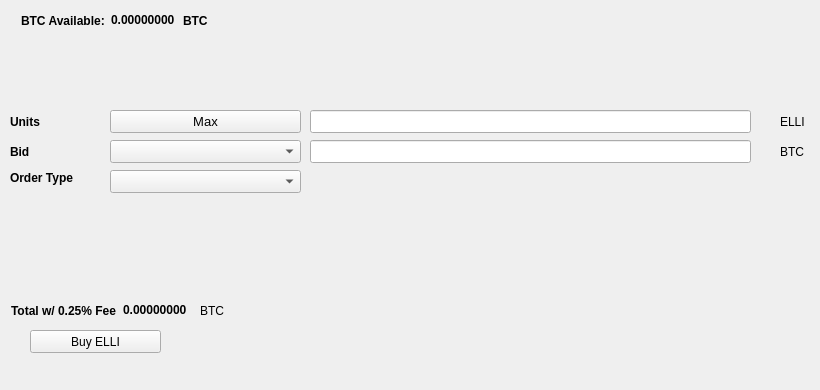
   <widget class="QWidget" name="BuyTab">
    <attribute name="title">
     <string>Buy</string>
    </attribute>
    <widget class="QPushButton" name="BuyELLI">
     <property name="geometry">
      <rect>
       <x>30</x>
       <y>330</y>
       <width>131</width>
       <height>23</height>
      </rect>
     </property>
     <property name="text">
      <string>Buy ELLI</string>
     </property>
     <property name="icon">
      <iconset resource="../elli.qrc">
       <normaloff>:/icons/bitcoin</normaloff>:/icons/bitcoin</iconset>
     </property>
    </widget>
    <widget class="QLabel" name="label_3">
     <property name="geometry">
      <rect>
       <x>10</x>
       <y>110</y>
       <width>46</width>
       <height>23</height>
      </rect>
     </property>
     <property name="font">
      <font>
       <weight>75</weight>
       <bold>true</bold>
      </font>
     </property>
     <property name="text">
      <string>Units</string>
     </property>
    </widget>
    <widget class="QLineEdit" name="UnitsInput">
     <property name="geometry">
      <rect>
       <x>310</x>
       <y>110</y>
       <width>441</width>
       <height>23</height>
      </rect>
     </property>
     <property name="font">
      <font>
       <pointsize>9</pointsize>
       <weight>75</weight>
       <bold>true</bold>
      </font>
     </property>
    </widget>
    <widget class="QLineEdit" name="BuyBidPriceEdit">
     <property name="geometry">
      <rect>
       <x>310</x>
       <y>140</y>
       <width>441</width>
       <height>23</height>
      </rect>
     </property>
     <property name="font">
      <font>
       <pointsize>9</pointsize>
       <weight>75</weight>
       <bold>true</bold>
      </font>
     </property>
    </widget>
    <widget class="QLabel" name="label_4">
     <property name="geometry">
      <rect>
       <x>780</x>
       <y>110</y>
       <width>31</width>
       <height>23</height>
      </rect>
     </property>
     <property name="text">
      <string>ELLI</string>
     </property>
    </widget>
    <widget class="QLabel" name="label_5">
     <property name="geometry">
      <rect>
       <x>780</x>
       <y>140</y>
       <width>31</width>
       <height>23</height>
      </rect>
     </property>
     <property name="text">
      <string>BTC</string>
     </property>
    </widget>
    <widget class="QLabel" name="label_6">
     <property name="geometry">
      <rect>
       <x>10</x>
       <y>140</y>
       <width>46</width>
       <height>23</height>
      </rect>
     </property>
     <property name="font">
      <font>
       <weight>75</weight>
       <bold>true</bold>
      </font>
     </property>
     <property name="text">
      <string>Bid</string>
     </property>
    </widget>
    <widget class="QLabel" name="label_7">
     <property name="geometry">
      <rect>
       <x>10</x>
       <y>170</y>
       <width>91</width>
       <height>16</height>
      </rect>
     </property>
     <property name="font">
      <font>
       <weight>75</weight>
       <bold>true</bold>
      </font>
     </property>
     <property name="text">
      <string>Order Type</string>
     </property>
    </widget>
    <widget class="QPushButton" name="Buy_Max_Amount">
     <property name="geometry">
      <rect>
       <x>110</x>
       <y>110</y>
       <width>191</width>
       <height>23</height>
      </rect>
     </property>
     <property name="font">
      <font>
       <pointsize>10</pointsize>
      </font>
     </property>
     <property name="text">
      <string>Max</string>
     </property>
    </widget>
    <widget class="QComboBox" name="BuyBidcomboBox">
     <property name="geometry">
      <rect>
       <x>110</x>
       <y>140</y>
       <width>191</width>
       <height>23</height>
      </rect>
     </property>
     <property name="font">
      <font>
       <pointsize>10</pointsize>
      </font>
     </property>
    </widget>
    <widget class="QComboBox" name="buyOrdertypeCombo">
     <property name="geometry">
      <rect>
       <x>110</x>
       <y>170</y>
       <width>191</width>
       <height>23</height>
      </rect>
     </property>
     <property name="font">
      <font>
       <pointsize>10</pointsize>
      </font>
     </property>
    </widget>
    <widget class="QWidget" name="layoutWidget1">
     <property name="geometry">
      <rect>
       <x>21</x>
       <y>11</y>
       <width>227</width>
       <height>19</height>
      </rect>
     </property>
     <layout class="QHBoxLayout" name="horizontalLayout_3">
      <item>
       <widget class="QLabel" name="label232">
        <property name="font">
         <font>
          <weight>75</weight>
          <bold>true</bold>
         </font>
        </property>
        <property name="text">
         <string>BTC Available:</string>
        </property>
       </widget>
      </item>
      <item>
       <widget class="QLabel" name="BtcAvailableLbl">
        <property name="palette">
         <palette>
          <active>
           <colorrole role="WindowText">
            <brush brushstyle="SolidPattern">
             <color alpha="255">
              <red>0</red>
              <green>0</green>
              <blue>0</blue>
             </color>
            </brush>
           </colorrole>
           <colorrole role="Button">
            <brush brushstyle="SolidPattern">
             <color alpha="255">
              <red>0</red>
              <green>170</green>
              <blue>0</blue>
             </color>
            </brush>
           </colorrole>
           <colorrole role="Light">
            <brush brushstyle="SolidPattern">
             <color alpha="255">
              <red>0</red>
              <green>255</green>
              <blue>0</blue>
             </color>
            </brush>
           </colorrole>
           <colorrole role="Midlight">
            <brush brushstyle="SolidPattern">
             <color alpha="255">
              <red>0</red>
              <green>212</green>
              <blue>0</blue>
             </color>
            </brush>
           </colorrole>
           <colorrole role="Dark">
            <brush brushstyle="SolidPattern">
             <color alpha="255">
              <red>0</red>
              <green>85</green>
              <blue>0</blue>
             </color>
            </brush>
           </colorrole>
           <colorrole role="Mid">
            <brush brushstyle="SolidPattern">
             <color alpha="255">
              <red>0</red>
              <green>113</green>
              <blue>0</blue>
             </color>
            </brush>
           </colorrole>
           <colorrole role="Text">
            <brush brushstyle="SolidPattern">
             <color alpha="255">
              <red>0</red>
              <green>170</green>
              <blue>0</blue>
             </color>
            </brush>
           </colorrole>
           <colorrole role="BrightText">
            <brush brushstyle="SolidPattern">
             <color alpha="255">
              <red>255</red>
              <green>255</green>
              <blue>255</blue>
             </color>
            </brush>
           </colorrole>
           <colorrole role="ButtonText">
            <brush brushstyle="SolidPattern">
             <color alpha="255">
              <red>0</red>
              <green>0</green>
              <blue>0</blue>
             </color>
            </brush>
           </colorrole>
           <colorrole role="Base">
            <brush brushstyle="SolidPattern">
             <color alpha="255">
              <red>255</red>
              <green>255</green>
              <blue>255</blue>
             </color>
            </brush>
           </colorrole>
           <colorrole role="Window">
            <brush brushstyle="SolidPattern">
             <color alpha="255">
              <red>0</red>
              <green>170</green>
              <blue>0</blue>
             </color>
            </brush>
           </colorrole>
           <colorrole role="Shadow">
            <brush brushstyle="SolidPattern">
             <color alpha="255">
              <red>0</red>
              <green>0</green>
              <blue>0</blue>
             </color>
            </brush>
           </colorrole>
           <colorrole role="AlternateBase">
            <brush brushstyle="SolidPattern">
             <color alpha="255">
              <red>127</red>
              <green>212</green>
              <blue>127</blue>
             </color>
            </brush>
           </colorrole>
           <colorrole role="ToolTipBase">
            <brush brushstyle="SolidPattern">
             <color alpha="255">
              <red>255</red>
              <green>255</green>
              <blue>220</blue>
             </color>
            </brush>
           </colorrole>
           <colorrole role="ToolTipText">
            <brush brushstyle="SolidPattern">
             <color alpha="255">
              <red>0</red>
              <green>0</green>
              <blue>0</blue>
             </color>
            </brush>
           </colorrole>
          </active>
          <inactive>
           <colorrole role="WindowText">
            <brush brushstyle="SolidPattern">
             <color alpha="255">
              <red>0</red>
              <green>0</green>
              <blue>0</blue>
             </color>
            </brush>
           </colorrole>
           <colorrole role="Button">
            <brush brushstyle="SolidPattern">
             <color alpha="255">
              <red>0</red>
              <green>170</green>
              <blue>0</blue>
             </color>
            </brush>
           </colorrole>
           <colorrole role="Light">
            <brush brushstyle="SolidPattern">
             <color alpha="255">
              <red>0</red>
              <green>255</green>
              <blue>0</blue>
             </color>
            </brush>
           </colorrole>
           <colorrole role="Midlight">
            <brush brushstyle="SolidPattern">
             <color alpha="255">
              <red>0</red>
              <green>212</green>
              <blue>0</blue>
             </color>
            </brush>
           </colorrole>
           <colorrole role="Dark">
            <brush brushstyle="SolidPattern">
             <color alpha="255">
              <red>0</red>
              <green>85</green>
              <blue>0</blue>
             </color>
            </brush>
           </colorrole>
           <colorrole role="Mid">
            <brush brushstyle="SolidPattern">
             <color alpha="255">
              <red>0</red>
              <green>113</green>
              <blue>0</blue>
             </color>
            </brush>
           </colorrole>
           <colorrole role="Text">
            <brush brushstyle="SolidPattern">
             <color alpha="255">
              <red>0</red>
              <green>170</green>
              <blue>0</blue>
             </color>
            </brush>
           </colorrole>
           <colorrole role="BrightText">
            <brush brushstyle="SolidPattern">
             <color alpha="255">
              <red>255</red>
              <green>255</green>
              <blue>255</blue>
             </color>
            </brush>
           </colorrole>
           <colorrole role="ButtonText">
            <brush brushstyle="SolidPattern">
             <color alpha="255">
              <red>0</red>
              <green>0</green>
              <blue>0</blue>
             </color>
            </brush>
           </colorrole>
           <colorrole role="Base">
            <brush brushstyle="SolidPattern">
             <color alpha="255">
              <red>255</red>
              <green>255</green>
              <blue>255</blue>
             </color>
            </brush>
           </colorrole>
           <colorrole role="Window">
            <brush brushstyle="SolidPattern">
             <color alpha="255">
              <red>0</red>
              <green>170</green>
              <blue>0</blue>
             </color>
            </brush>
           </colorrole>
           <colorrole role="Shadow">
            <brush brushstyle="SolidPattern">
             <color alpha="255">
              <red>0</red>
              <green>0</green>
              <blue>0</blue>
             </color>
            </brush>
           </colorrole>
           <colorrole role="AlternateBase">
            <brush brushstyle="SolidPattern">
             <color alpha="255">
              <red>127</red>
              <green>212</green>
              <blue>127</blue>
             </color>
            </brush>
           </colorrole>
           <colorrole role="ToolTipBase">
            <brush brushstyle="SolidPattern">
             <color alpha="255">
              <red>255</red>
              <green>255</green>
              <blue>220</blue>
             </color>
            </brush>
           </colorrole>
           <colorrole role="ToolTipText">
            <brush brushstyle="SolidPattern">
             <color alpha="255">
              <red>0</red>
              <green>0</green>
              <blue>0</blue>
             </color>
            </brush>
           </colorrole>
          </inactive>
          <disabled>
           <colorrole role="WindowText">
            <brush brushstyle="SolidPattern">
             <color alpha="255">
              <red>0</red>
              <green>85</green>
              <blue>0</blue>
             </color>
            </brush>
           </colorrole>
           <colorrole role="Button">
            <brush brushstyle="SolidPattern">
             <color alpha="255">
              <red>0</red>
              <green>170</green>
              <blue>0</blue>
             </color>
            </brush>
           </colorrole>
           <colorrole role="Light">
            <brush brushstyle="SolidPattern">
             <color alpha="255">
              <red>0</red>
              <green>255</green>
              <blue>0</blue>
             </color>
            </brush>
           </colorrole>
           <colorrole role="Midlight">
            <brush brushstyle="SolidPattern">
             <color alpha="255">
              <red>0</red>
              <green>212</green>
              <blue>0</blue>
             </color>
            </brush>
           </colorrole>
           <colorrole role="Dark">
            <brush brushstyle="SolidPattern">
             <color alpha="255">
              <red>0</red>
              <green>85</green>
              <blue>0</blue>
             </color>
            </brush>
           </colorrole>
           <colorrole role="Mid">
            <brush brushstyle="SolidPattern">
             <color alpha="255">
              <red>0</red>
              <green>113</green>
              <blue>0</blue>
             </color>
            </brush>
           </colorrole>
           <colorrole role="Text">
            <brush brushstyle="SolidPattern">
             <color alpha="255">
              <red>0</red>
              <green>85</green>
              <blue>0</blue>
             </color>
            </brush>
           </colorrole>
           <colorrole role="BrightText">
            <brush brushstyle="SolidPattern">
             <color alpha="255">
              <red>255</red>
              <green>255</green>
              <blue>255</blue>
             </color>
            </brush>
           </colorrole>
           <colorrole role="ButtonText">
            <brush brushstyle="SolidPattern">
             <color alpha="255">
              <red>0</red>
              <green>85</green>
              <blue>0</blue>
             </color>
            </brush>
           </colorrole>
           <colorrole role="Base">
            <brush brushstyle="SolidPattern">
             <color alpha="255">
              <red>0</red>
              <green>170</green>
              <blue>0</blue>
             </color>
            </brush>
           </colorrole>
           <colorrole role="Window">
            <brush brushstyle="SolidPattern">
             <color alpha="255">
              <red>0</red>
              <green>170</green>
              <blue>0</blue>
             </color>
            </brush>
           </colorrole>
           <colorrole role="Shadow">
            <brush brushstyle="SolidPattern">
             <color alpha="255">
              <red>0</red>
              <green>0</green>
              <blue>0</blue>
             </color>
            </brush>
           </colorrole>
           <colorrole role="AlternateBase">
            <brush brushstyle="SolidPattern">
             <color alpha="255">
              <red>0</red>
              <green>170</green>
              <blue>0</blue>
             </color>
            </brush>
           </colorrole>
           <colorrole role="ToolTipBase">
            <brush brushstyle="SolidPattern">
             <color alpha="255">
              <red>255</red>
              <green>255</green>
              <blue>220</blue>
             </color>
            </brush>
           </colorrole>
           <colorrole role="ToolTipText">
            <brush brushstyle="SolidPattern">
             <color alpha="255">
              <red>0</red>
              <green>0</green>
              <blue>0</blue>
             </color>
            </brush>
           </colorrole>
          </disabled>
         </palette>
        </property>
        <property name="font">
         <font>
          <weight>75</weight>
          <bold>true</bold>
         </font>
        </property>
        <property name="text">
         <string>0.00000000</string>
        </property>
        <property name="textInteractionFlags">
         <set>Qt::LinksAccessibleByMouse|Qt::TextSelectableByKeyboard|Qt::TextSelectableByMouse</set>
        </property>
       </widget>
      </item>
      <item>
       <widget class="QLabel" name="BtcAvailableLbl_2">
        <property name="font">
         <font>
          <weight>75</weight>
          <bold>true</bold>
         </font>
        </property>
        <property name="text">
         <string>BTC</string>
        </property>
       </widget>
      </item>
     </layout>
    </widget>
    <widget class="QWidget" name="layoutWidge2">
     <property name="geometry">
      <rect>
       <x>11</x>
       <y>301</y>
       <width>259</width>
       <height>19</height>
      </rect>
     </property>
     <layout class="QHBoxLayout" name="horizontalLayout_4">
      <item>
       <widget class="QLabel" name="label_9">
        <property name="font">
         <font>
          <weight>75</weight>
          <bold>true</bold>
         </font>
        </property>
        <property name="text">
         <string>Total w/ 0.25% Fee</string>
        </property>
       </widget>
      </item>
      <item>
       <widget class="QLabel" name="BuyCostLabel">
        <property name="palette">
         <palette>
          <active>
           <colorrole role="WindowText">
            <brush brushstyle="SolidPattern">
             <color alpha="255">
              <red>0</red>
              <green>0</green>
              <blue>0</blue>
             </color>
            </brush>
           </colorrole>
           <colorrole role="Button">
            <brush brushstyle="SolidPattern">
             <color alpha="255">
              <red>0</red>
              <green>170</green>
              <blue>0</blue>
             </color>
            </brush>
           </colorrole>
           <colorrole role="Light">
            <brush brushstyle="SolidPattern">
             <color alpha="255">
              <red>0</red>
              <green>255</green>
              <blue>0</blue>
             </color>
            </brush>
           </colorrole>
           <colorrole role="Midlight">
            <brush brushstyle="SolidPattern">
             <color alpha="255">
              <red>0</red>
              <green>212</green>
              <blue>0</blue>
             </color>
            </brush>
           </colorrole>
           <colorrole role="Dark">
            <brush brushstyle="SolidPattern">
             <color alpha="255">
              <red>0</red>
              <green>85</green>
              <blue>0</blue>
             </color>
            </brush>
           </colorrole>
           <colorrole role="Mid">
            <brush brushstyle="SolidPattern">
             <color alpha="255">
              <red>0</red>
              <green>113</green>
              <blue>0</blue>
             </color>
            </brush>
           </colorrole>
           <colorrole role="Text">
            <brush brushstyle="SolidPattern">
             <color alpha="255">
              <red>0</red>
              <green>170</green>
              <blue>0</blue>
             </color>
            </brush>
           </colorrole>
           <colorrole role="BrightText">
            <brush brushstyle="SolidPattern">
             <color alpha="255">
              <red>255</red>
              <green>255</green>
              <blue>255</blue>
             </color>
            </brush>
           </colorrole>
           <colorrole role="ButtonText">
            <brush brushstyle="SolidPattern">
             <color alpha="255">
              <red>0</red>
              <green>0</green>
              <blue>0</blue>
             </color>
            </brush>
           </colorrole>
           <colorrole role="Base">
            <brush brushstyle="SolidPattern">
             <color alpha="255">
              <red>255</red>
              <green>255</green>
              <blue>255</blue>
             </color>
            </brush>
           </colorrole>
           <colorrole role="Window">
            <brush brushstyle="SolidPattern">
             <color alpha="255">
              <red>0</red>
              <green>170</green>
              <blue>0</blue>
             </color>
            </brush>
           </colorrole>
           <colorrole role="Shadow">
            <brush brushstyle="SolidPattern">
             <color alpha="255">
              <red>0</red>
              <green>0</green>
              <blue>0</blue>
             </color>
            </brush>
           </colorrole>
           <colorrole role="AlternateBase">
            <brush brushstyle="SolidPattern">
             <color alpha="255">
              <red>127</red>
              <green>212</green>
              <blue>127</blue>
             </color>
            </brush>
           </colorrole>
           <colorrole role="ToolTipBase">
            <brush brushstyle="SolidPattern">
             <color alpha="255">
              <red>255</red>
              <green>255</green>
              <blue>220</blue>
             </color>
            </brush>
           </colorrole>
           <colorrole role="ToolTipText">
            <brush brushstyle="SolidPattern">
             <color alpha="255">
              <red>0</red>
              <green>0</green>
              <blue>0</blue>
             </color>
            </brush>
           </colorrole>
          </active>
          <inactive>
           <colorrole role="WindowText">
            <brush brushstyle="SolidPattern">
             <color alpha="255">
              <red>0</red>
              <green>0</green>
              <blue>0</blue>
             </color>
            </brush>
           </colorrole>
           <colorrole role="Button">
            <brush brushstyle="SolidPattern">
             <color alpha="255">
              <red>0</red>
              <green>170</green>
              <blue>0</blue>
             </color>
            </brush>
           </colorrole>
           <colorrole role="Light">
            <brush brushstyle="SolidPattern">
             <color alpha="255">
              <red>0</red>
              <green>255</green>
              <blue>0</blue>
             </color>
            </brush>
           </colorrole>
           <colorrole role="Midlight">
            <brush brushstyle="SolidPattern">
             <color alpha="255">
              <red>0</red>
              <green>212</green>
              <blue>0</blue>
             </color>
            </brush>
           </colorrole>
           <colorrole role="Dark">
            <brush brushstyle="SolidPattern">
             <color alpha="255">
              <red>0</red>
              <green>85</green>
              <blue>0</blue>
             </color>
            </brush>
           </colorrole>
           <colorrole role="Mid">
            <brush brushstyle="SolidPattern">
             <color alpha="255">
              <red>0</red>
              <green>113</green>
              <blue>0</blue>
             </color>
            </brush>
           </colorrole>
           <colorrole role="Text">
            <brush brushstyle="SolidPattern">
             <color alpha="255">
              <red>0</red>
              <green>170</green>
              <blue>0</blue>
             </color>
            </brush>
           </colorrole>
           <colorrole role="BrightText">
            <brush brushstyle="SolidPattern">
             <color alpha="255">
              <red>255</red>
              <green>255</green>
              <blue>255</blue>
             </color>
            </brush>
           </colorrole>
           <colorrole role="ButtonText">
            <brush brushstyle="SolidPattern">
             <color alpha="255">
              <red>0</red>
              <green>0</green>
              <blue>0</blue>
             </color>
            </brush>
           </colorrole>
           <colorrole role="Base">
            <brush brushstyle="SolidPattern">
             <color alpha="255">
              <red>255</red>
              <green>255</green>
              <blue>255</blue>
             </color>
            </brush>
           </colorrole>
           <colorrole role="Window">
            <brush brushstyle="SolidPattern">
             <color alpha="255">
              <red>0</red>
              <green>170</green>
              <blue>0</blue>
             </color>
            </brush>
           </colorrole>
           <colorrole role="Shadow">
            <brush brushstyle="SolidPattern">
             <color alpha="255">
              <red>0</red>
              <green>0</green>
              <blue>0</blue>
             </color>
            </brush>
           </colorrole>
           <colorrole role="AlternateBase">
            <brush brushstyle="SolidPattern">
             <color alpha="255">
              <red>127</red>
              <green>212</green>
              <blue>127</blue>
             </color>
            </brush>
           </colorrole>
           <colorrole role="ToolTipBase">
            <brush brushstyle="SolidPattern">
             <color alpha="255">
              <red>255</red>
              <green>255</green>
              <blue>220</blue>
             </color>
            </brush>
           </colorrole>
           <colorrole role="ToolTipText">
            <brush brushstyle="SolidPattern">
             <color alpha="255">
              <red>0</red>
              <green>0</green>
              <blue>0</blue>
             </color>
            </brush>
           </colorrole>
          </inactive>
          <disabled>
           <colorrole role="WindowText">
            <brush brushstyle="SolidPattern">
             <color alpha="255">
              <red>0</red>
              <green>85</green>
              <blue>0</blue>
             </color>
            </brush>
           </colorrole>
           <colorrole role="Button">
            <brush brushstyle="SolidPattern">
             <color alpha="255">
              <red>0</red>
              <green>170</green>
              <blue>0</blue>
             </color>
            </brush>
           </colorrole>
           <colorrole role="Light">
            <brush brushstyle="SolidPattern">
             <color alpha="255">
              <red>0</red>
              <green>255</green>
              <blue>0</blue>
             </color>
            </brush>
           </colorrole>
           <colorrole role="Midlight">
            <brush brushstyle="SolidPattern">
             <color alpha="255">
              <red>0</red>
              <green>212</green>
              <blue>0</blue>
             </color>
            </brush>
           </colorrole>
           <colorrole role="Dark">
            <brush brushstyle="SolidPattern">
             <color alpha="255">
              <red>0</red>
              <green>85</green>
              <blue>0</blue>
             </color>
            </brush>
           </colorrole>
           <colorrole role="Mid">
            <brush brushstyle="SolidPattern">
             <color alpha="255">
              <red>0</red>
              <green>113</green>
              <blue>0</blue>
             </color>
            </brush>
           </colorrole>
           <colorrole role="Text">
            <brush brushstyle="SolidPattern">
             <color alpha="255">
              <red>0</red>
              <green>85</green>
              <blue>0</blue>
             </color>
            </brush>
           </colorrole>
           <colorrole role="BrightText">
            <brush brushstyle="SolidPattern">
             <color alpha="255">
              <red>255</red>
              <green>255</green>
              <blue>255</blue>
             </color>
            </brush>
           </colorrole>
           <colorrole role="ButtonText">
            <brush brushstyle="SolidPattern">
             <color alpha="255">
              <red>0</red>
              <green>85</green>
              <blue>0</blue>
             </color>
            </brush>
           </colorrole>
           <colorrole role="Base">
            <brush brushstyle="SolidPattern">
             <color alpha="255">
              <red>0</red>
              <green>170</green>
              <blue>0</blue>
             </color>
            </brush>
           </colorrole>
           <colorrole role="Window">
            <brush brushstyle="SolidPattern">
             <color alpha="255">
              <red>0</red>
              <green>170</green>
              <blue>0</blue>
             </color>
            </brush>
           </colorrole>
           <colorrole role="Shadow">
            <brush brushstyle="SolidPattern">
             <color alpha="255">
              <red>0</red>
              <green>0</green>
              <blue>0</blue>
             </color>
            </brush>
           </colorrole>
           <colorrole role="AlternateBase">
            <brush brushstyle="SolidPattern">
             <color alpha="255">
              <red>0</red>
              <green>170</green>
              <blue>0</blue>
             </color>
            </brush>
           </colorrole>
           <colorrole role="ToolTipBase">
            <brush brushstyle="SolidPattern">
             <color alpha="255">
              <red>255</red>
              <green>255</green>
              <blue>220</blue>
             </color>
            </brush>
           </colorrole>
           <colorrole role="ToolTipText">
            <brush brushstyle="SolidPattern">
             <color alpha="255">
              <red>0</red>
              <green>0</green>
              <blue>0</blue>
             </color>
            </brush>
           </colorrole>
          </disabled>
         </palette>
        </property>
        <property name="font">
         <font>
          <weight>75</weight>
          <bold>true</bold>
         </font>
        </property>
        <property name="autoFillBackground">
         <bool>false</bool>
        </property>
        <property name="text">
         <string>0.00000000</string>
        </property>
        <property name="textInteractionFlags">
         <set>Qt::LinksAccessibleByMouse|Qt::TextSelectableByMouse</set>
        </property>
       </widget>
      </item>
      <item>
       <widget class="QLabel" name="label_10">
        <property name="font">
         <font>
          <weight>50</weight>
          <bold>false</bold>
         </font>
        </property>
        <property name="text">
         <string>BTC</string>
        </property>
       </widget>
      </item>
     </layout>
    </widget>
    <widget class="QLabel" name="label_24">
     <property name="geometry">
      <rect>
       <x>460</x>
       <y>300</y>
       <width>281</width>
       <height>81</height>
      </rect>
     </property>
     <property name="text">
      <string/>
     </property>
     <property name="pixmap">
      <pixmap>:/images/bittrex</pixmap>
     </property>
    </widget>
   </widget>
